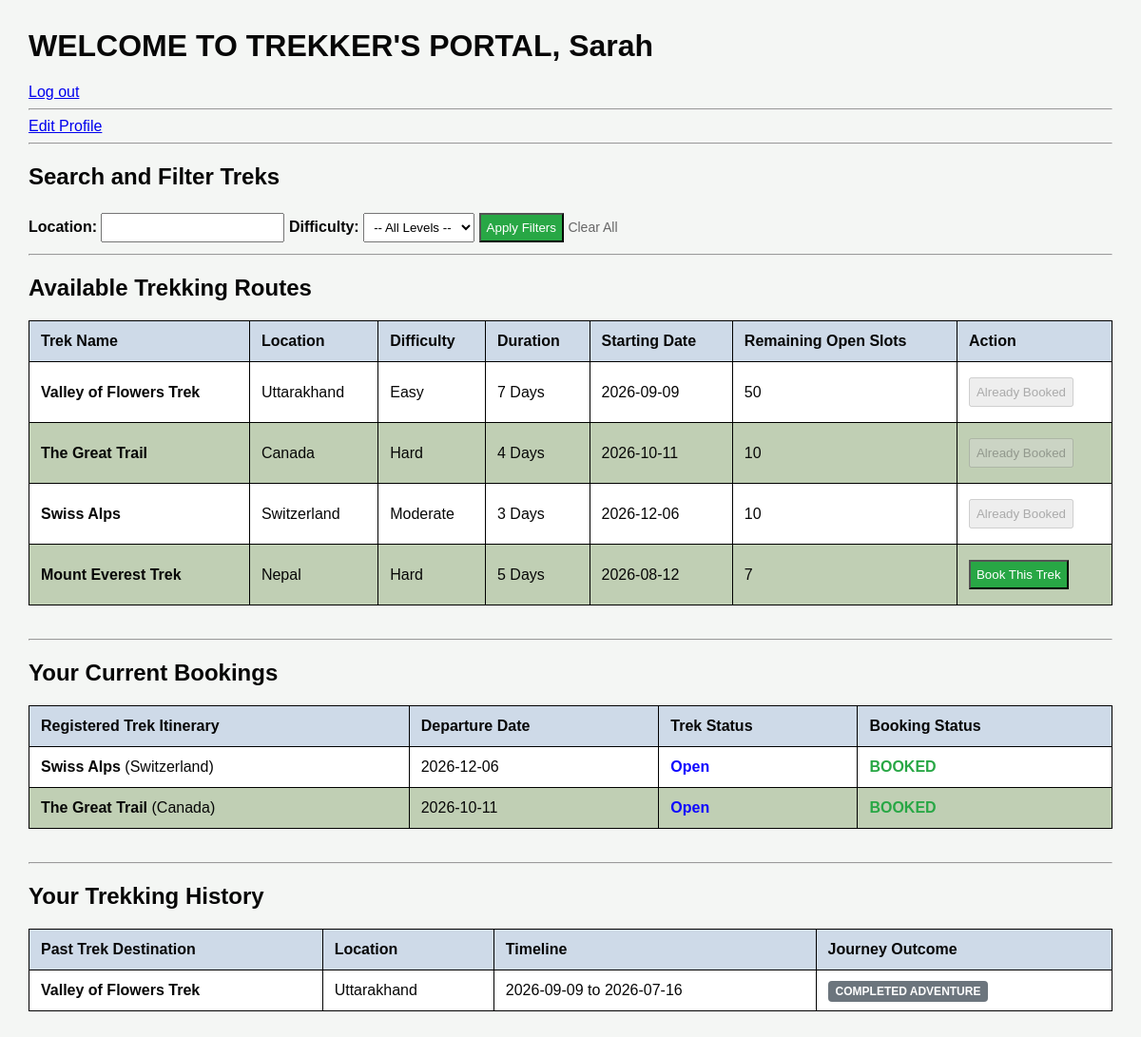
Screenshot of /trekker (signed in) with the database file from the repository.
### model.py (models this page shows)
class treks(db.Model):
    __tablename__ = 'treks'
    id = db.Column(db.Integer, primary_key = True, autoincrement = True)
    name = db.Column(db.String, unique = True, nullable = False)
    location = db.Column(db.String, nullable = False, default = 'Unknown')
    difficulty = db.Column(db.String, nullable = False)
    duration = db.Column(db.Integer, nullable=False, default=1)
    available_slot = db.Column(db.Integer, nullable=False)
    status = db.Column(db.String, default='open')
    start_date = db.Column(db.String, nullable=False)
    end_date = db.Column(db.String, nullable=True)
    staff_id = db.Column(db.Integer, db.ForeignKey('users.id'), nullable=True)

class bookings(db.Model):
    __tablename__ = 'bookings'
    id = db.Column(db.Integer,primary_key=True, autoincrement=True)
    user_id = db.Column(db.Integer, db.ForeignKey('users.id'), nullable=False)
    trek_id = db.Column(db.Integer, db.ForeignKey('treks.id'), nullable=False)
    booking_date = db.Column(db.String, default=datetime.now().strftime('%Y-%m-%d'))
    status = db.Column(db.String, default='Booked')

### main.py (the view)
@app.route('/trekker', methods=['GET','POST'])
def trekker():
    if 'user_id' not in session:
        return redirect(url_for('home'))
    current_user_id = session['user_id']
    search_loc = request.args.get('location', '').strip()
    filter_diff = request.args.get('difficulty', '').strip()
    all_open = treks.query.filter_by(status='open').all()
    today_str = datetime.now().strftime('%Y-%m-%d')
    open_itineraries = [t for t in all_open if t.start_date >= today_str]
    if search_loc:
        open_itineraries = [t for t in open_itineraries if search_loc.lower() in t.location.lower()]
    if filter_diff:
        open_itineraries = [t for t in open_itineraries if filter_diff.lower() == t.difficulty.lower()]
    user_bookings = bookings.query.filter_by(user_id=current_user_id).all()
    active_bookings_data = []
    past_history_data = []
    booked_trek_ids = []
    for b in user_bookings:
        trek_item = treks.query.filter_by(id=b.trek_id).first()
        if trek_item:
            booked_trek_ids.append(b.trek_id)
            booking_payload = {
                'trek_id': trek_item.id,
                'name': trek_item.name,
                'location': trek_item.location,
                'start_date': trek_item.start_date,
                'end_date': trek_item.end_date,
                'trek_status': trek_item.status,
                'booking_status': b.status if hasattr(b, 'status') else 'booked'}
            if trek_item.status == 'completed' or (trek_item.end_date and trek_item.end_date < today_str):
                past_history_data.append(booking_payload)
            else:
                active_bookings_data.append(booking_payload)
    return rt('trekker.html',
               available_treks=open_itineraries,
               booked_ids=booked_trek_ids,
               current_bookings=active_bookings_data,
               history=past_history_data,
               sel_loc=search_loc,
               sel_diff=filter_diff)

### templates/trekker.html (shortened to what this page needs)
<!DOCTYPE html>
<html lang="en">
<head>
</head>
<body>
    <h1>WELCOME TO TREKKER'S PORTAL, {{ session['user_name'] }}</h1>
    <a href="/logout">Log out</a><hr>
    <a href="/edit_profile">Edit Profile</a><hr>
    <h2>Search and Filter Treks</h2>
    <div class="filter-bar">
        <form method="GET" action="/trekker">
            <label><strong>Location:</strong></label>
            <input type="text" name="location" value="{{ sel_loc }}">
            <label><strong>Difficulty:</strong></label>
            <select name="difficulty">
                <option value="">-- All Levels --</option>
            </select>
            <button type="submit" style="background-color: #28a745; color: white; cursor: pointer;" >Apply Filters</button>
            <a href="/trekker" style="text-decoration: none; font-size: 14px; color: #666;">Clear All</a>
        </form>
    </div><hr>
    <h2>Available Trekking Routes</h2>
    {% if available_treks %}
    <table>
        <thead>
            <tr>
                <th>Trek Name</th><th>Location</th><th>Difficulty</th>
                <th>Duration</th><th>Starting Date</th>
                <th>Remaining Open Slots</th><th>Action</th>
            </tr>
        </thead>
        <tbody>
            {% for trek in available_treks %}
            <tr>
                <td><strong>{{ trek.name }}</strong></td>
                <td>{{ trek.location }}</td>
                <td>{{ trek.difficulty }}</td>
                <td>{{ trek.duration }} Days</td>
                <td>{{ trek.start_date }}</td>
                <td>{{ trek.available_slot }}</td>
                <td>
                    <form action="/book_trek" method="POST">
                        {% if trek.id in booked_ids %}
                            <button type="button" disabled>Already Booked</button>
                        {% elif trek.available_slot <= 0 %}
                            <button type="button" disabled>Sold Out</button>
                        {% else %}
                            <button type="submit" style="background-color: #28a745; color: white; cursor: pointer;">Book This Trek</button>
                        {% endif %}
                    </form>
                </td>
            </tr>
            {% endfor %}
        </tbody>
    </table>
    {% else %}
        <p>No open trekking itineraries match your search filters at this time.</p>
    {% endif %}
    <hr>
    <h2>Your Current Bookings</h2>
    {% if current_bookings %}
    <table>
        <thead>
            <tr>
                <th>Registered Trek Itinerary</th>
                <th>Departure Date</th>
                <th>Trek Status</th>
                <th>Booking Status</th>
            </tr>
        </thead>
        <tbody>
            {% for trip in current_bookings %}
            <tr>
                <td><strong>{{ trip.name }}</strong> ({{ trip.location }})</td>
                <td>{{ trip.start_date }}</td>
                <td style="text-transform: capitalize; font-weight: bold; color: #0f07ff;">{{ trip.trek_status }}</td>
                <td><span style="color: #28a745; font-weight: bold; text-transform: uppercase;">{{ trip.booking_status }}</span></td>
            </tr>
            {% endfor %}
        </tbody>
    </table>
    {% else %}
        <p>You don't have any upcoming trek reservations scheduled.</p>
    {% endif %}
    <hr>
    <h2>Your Trekking History</h2>
    {% if history %}
    <table>
        <thead>
            <tr>
                <th>Past Trek Destination</th>
                <th>Location</th>
                <th>Timeline</th>
                <th>Journey Outcome</th>
            </tr>
        </thead>
        <tbody>
            {% for past_trip in history %}
            <tr>
                <td><strong>{{ past_trip.name }}</strong></td>
                <td>{{ past_trip.location }}</td>
                <td>{{ past_trip.start_date }} to {{ past_trip.end_date }}</td>
                <td><span style="background-color: #6c757d; color: white; padding: 4px 8px; border-radius: 4px; font-size: 12px; font-weight: bold; text-transform: uppercase;">Completed Adventure</span></td>
            </tr>
            {% endfor %}
        </tbody>
    </table>
    {% else %}
        <p>No past trekking expeditions recorded on this account yet.</p>
    {% endif %}
</body>
</html>

### templates/trekker.html (style rules this page uses)
body { font-family: Arial, sans-serif; margin: 30px; background-color: #F4F6F4; color: #070707; }
table { width: 100%; border-collapse: collapse; margin-top: 15px; margin-bottom: 35px; background-color: #ecd2ce; }
th, td { border: 1px solid #000000; padding: 12px; text-align: left; vertical-align: middle; }
th { background-color: #cedae8; font-weight: bold; }
tr:nth-child(even) { background-color: #c0cfb4; }
tr:nth-child(odd) { background-color: #FFFFFF; }
input, select, button { padding: 6px; margin-right: 10px; margin: 4px 0; }
button { cursor: pointer; }

### rows the page displays
treks: name "Valley of Flowers Trek", location "Uttarakhand", difficulty "Easy", duration "7", start_date "2026-09-09", available_slot "50", shows "Already Booked", name "Valley of Flowers Trek", location "Uttarakhand", start_date "2026-09-09", end_date "2026-07-16"
treks: name "The Great Trail", location "Canada", difficulty "Hard", duration "4", start_date "2026-10-11", available_slot "10", shows "Already Booked", name "The Great Trail", location "Canada", start_date "2026-10-11", trek_status "Open"
treks: name "Swiss Alps", location "Switzerland", difficulty "Moderate", duration "3", start_date "2026-12-06", available_slot "10", shows "Already Booked", name "Swiss Alps", location "Switzerland", start_date "2026-12-06", trek_status "Open"
treks: name "Mount Everest Trek", location "Nepal", difficulty "Hard", duration "5", start_date "2026-08-12", available_slot "7", shows "Book This Trek"
bookings: booking_status "BOOKED"
bookings: booking_status "BOOKED"

### other values shown
{{ session['user_name'] }} "Sarah"
